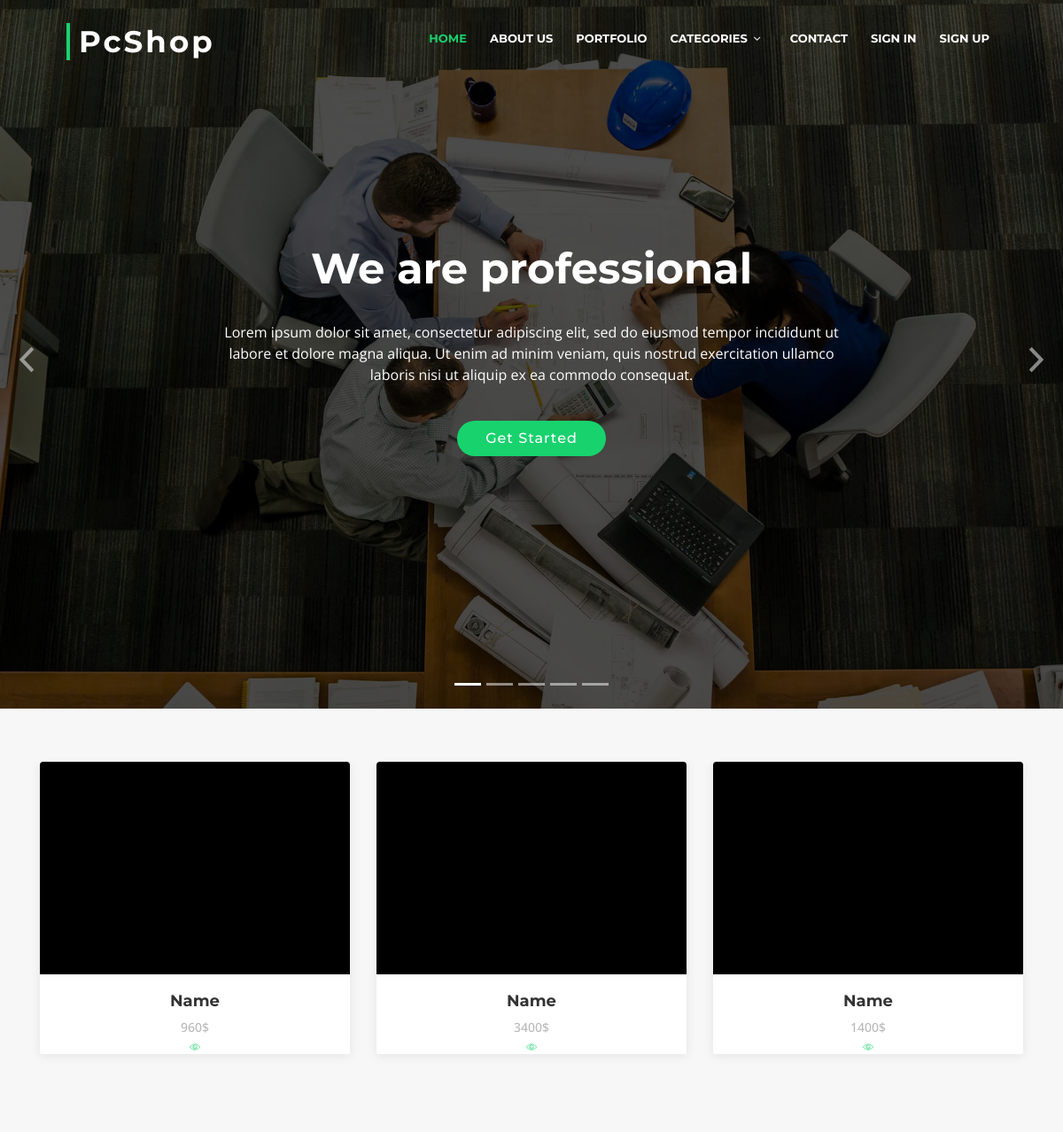
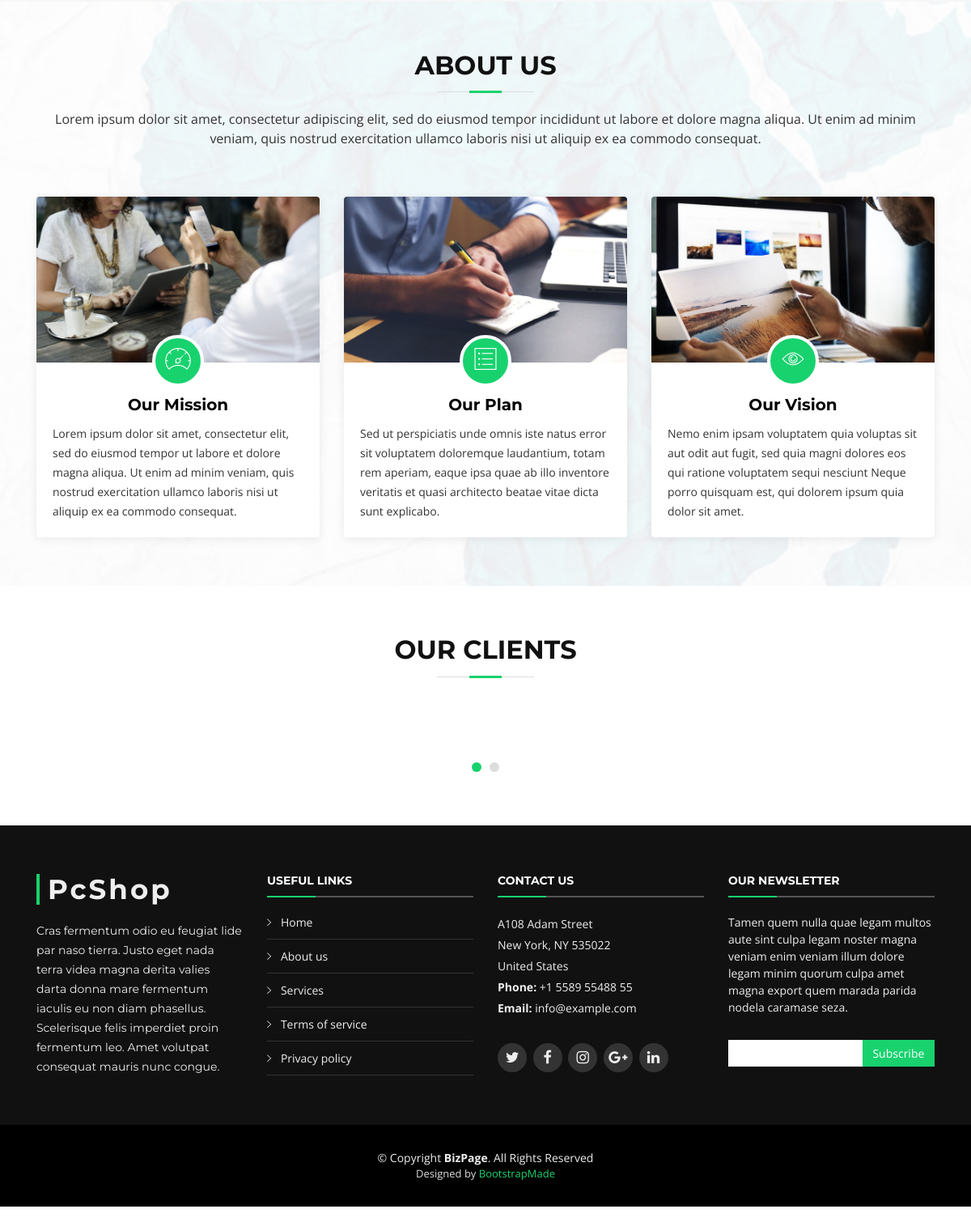
The app's page /category.php?category=1 with its own data (2 pictures, top to bottom).
### tables this page shows
CREATE TABLE `products` (
  `Id` int(11) NOT NULL,
  `Name` varchar(400) NOT NULL,
  `CategoryId` int(11) NOT NULL,
  `ImagePath` varchar(500) NOT NULL,
  `Price` decimal(10,0) NOT NULL,
  `Full Info` varchar(400) NOT NULL
);

### category.php (the view, shortened to what this page needs)
<?php include("includes/db.php"); ?>
<!DOCTYPE html>
<html lang="en">
<head>
  <link href="lib/bootstrap/css/bootstrap.min.css" rel="stylesheet">
  <link href="lib/font-awesome/css/font-awesome.min.css" rel="stylesheet">
  <link href="lib/animate/animate.min.css" rel="stylesheet">
  <link href="lib/ionicons/css/ionicons.min.css" rel="stylesheet">
  <link href="lib/owlcarousel/assets/owl.carousel.min.css" rel="stylesheet">
  <link href="lib/lightbox/css/lightbox.min.css" rel="stylesheet">
  <link href="css/style.css" rel="stylesheet">
</head>
<body>
  <header id="header">
    <div class="container-fluid">
      <div id="logo" class="pull-left">
        <h1><a href="#intro" class="scrollto">PcShop</a></h1>
      </div>
      <nav id="nav-menu-container">
        <ul class="nav-menu">
          <li class="menu-active"><a href="#intro">Home</a></li>
          <li><a href="#about">About Us</a></li>
          <li><a href="#portfolio">Portfolio</a></li>
          <li class="menu-has-children"><a href="">Categories</a>
          </li>
          <li><a href="#contact">Contact</a></li>
          <li><a href="#portfolio">Sign In</a></li>
          <li><a href="#portfolio">Sign Up</a></li>
        </ul>
      </nav>
    </div>
  </header>
  <section id="intro">
    <div class="intro-container">
      <div id="introCarousel" class="carousel  slide carousel-fade" data-ride="carousel">
        <ol class="carousel-indicators"></ol>
        <div class="carousel-inner" role="listbox">
          <div class="carousel-item active">
            <div class="carousel-container">
              <div class="carousel-content">
                <h2>We are professional</h2>
                <p>Lorem ipsum dolor sit amet, consectetur adipiscing elit, sed do eiusmod tempor incididunt ut labore et dolore magna aliqua. Ut enim ad minim veniam, quis nostrud exercitation ullamco laboris nisi ut aliquip ex ea commodo consequat.</p>
                <a href="#featured-services" class="btn-get-started scrollto">Get Started</a>
              </div>
            </div>
          </div>
        </div>
        <a class="carousel-control-prev" href="#introCarousel" role="button" data-slide="prev">
          <span class="carousel-control-prev-icon ion-chevron-left" aria-hidden="true"></span>
        </a>
        <a class="carousel-control-next" href="#introCarousel" role="button" data-slide="next">
          <span class="carousel-control-next-icon ion-chevron-right" aria-hidden="true"></span>
        </a>
      </div>
    </div>
  </section>
  <main id="main">
    <section id="portfolio"  class="section-bg" >
      <div class="container">
        <div class="row portfolio-container">
          <?php
          if (isset($_GET['category'])) {
          $id = $_GET['category'];
          $select = "SELECT * FROM `products` WHERE `CategoryId` = $id ";
          $select_query = mysqli_query($conn,$select);
      }
           ?>
           <?php
           while($row = mysqli_fetch_assoc($select_query))
           {
           ?>
          <div class="col-lg-4 col-md-6 portfolio-item filter-app wow fadeInUp">
            <div class="portfolio-wrap">
              <figure>
              </figure>
              <div class="portfolio-info">
                <h4><a href="<?php echo $row['Id']; ?>">Name</a></h4>
                <p><?php echo $row['Price']; ?>$</p>
                <div class="icon"><a href="detail.php?detail=<?php echo $row['Id'];?>"><i class="ion-ios-eye-outline"></i></a></div>
              </div>
            </div>
          </div>
          <?php
          }
          ?>
      </div>
    </section>
    <section id="about">
      <div class="container">
        <header class="section-header">
          <h3>About Us</h3>
          <p>Lorem ipsum dolor sit amet, consectetur adipiscing elit, sed do eiusmod tempor incididunt ut labore et dolore magna aliqua. Ut enim ad minim veniam, quis nostrud exercitation ullamco laboris nisi ut aliquip ex ea commodo consequat.</p>
        </header>
        <div class="row about-cols">
          <div class="col-md-4 wow fadeInUp">
            <div class="about-col">
              <div class="img">
                <img src="img/about-mission.jpg" alt="" class="img-fluid">
                <div class="icon"><i class="ion-ios-speedometer-outline"></i></div>
              </div>
              <h2 class="title"><a href="#">Our Mission</a></h2>
              <p>
                Lorem ipsum dolor sit amet, consectetur elit, sed do eiusmod tempor ut labore et dolore magna aliqua. Ut enim ad minim veniam, quis nostrud exercitation ullamco laboris nisi ut aliquip ex ea commodo consequat.
              </p>
            </div>
          </div>
          <div class="col-md-4 wow fadeInUp" data-wow-delay="0.1s">
            <div class="about-col">
              <div class="img">
                <img src="img/about-plan.jpg" alt="" class="img-fluid">
                <div class="icon"><i class="ion-ios-list-outline"></i></div>
              </div>
              <h2 class="title"><a href="#">Our Plan</a></h2>
              <p>
                Sed ut perspiciatis unde omnis iste natus error sit voluptatem  doloremque laudantium, totam rem aperiam, eaque ipsa quae ab illo inventore veritatis et quasi architecto beatae vitae dicta sunt explicabo.
              </p>
            </div>
          </div>
          <div class="col-md-4 wow fadeInUp" data-wow-delay="0.2s">
            <div class="about-col">
              <div class="img">
                <img src="img/about-vision.jpg" alt="" class="img-fluid">
                <div class="icon"><i class="ion-ios-eye-outline"></i></div>
              </div>
              <h2 class="title"><a href="#">Our Vision</a></h2>
              <p>
                Nemo enim ipsam voluptatem quia voluptas sit aut odit aut fugit, sed quia magni dolores eos qui ratione voluptatem sequi nesciunt Neque porro quisquam est, qui dolorem ipsum quia dolor sit amet.
              </p>
            </div>
          </div>
        </div>
      </div>
    </section>
    <section id="clients" class="wow fadeInUp">
      <div class="container">
        <header class="section-header">
          <h3>Our Clients</h3>
        </header>
        <div class="owl-carousel clients-carousel">
          <img src="img/clients/client-1.png" alt="">
          <img src="img/clients/client-2.png" alt="">
          <img src="img/clients/client-3.png" alt="">
          <img src="img/clients/client-4.png" alt="">
          <img src="img/clients/client-5.png" alt="">
          <img src="img/clients/client-6.png" alt="">
        </div>
      </div>
    </section>
  </main>
  <footer id="footer">
    <div class="footer-top">
      <div class="container">
        <div class="row">
          <div class="col-lg-3 col-md-6 footer-info">
            <h3>PcShop</h3>
            <p>Cras fermentum odio eu feugiat lide par naso tierra. Justo eget nada terra videa magna derita valies darta donna mare fermentum iaculis eu non diam phasellus. Scelerisque felis imperdiet proin fermentum leo. Amet volutpat consequat mauris nunc congue.</p>
          </div>
          <div class="col-lg-3 col-md-6 footer-links">
            <h4>Useful Links</h4>
            <ul>
              <li><i class="ion-ios-arrow-right"></i> <a href="#">Home</a></li>
              <li><i class="ion-ios-arrow-right"></i> <a href="#">About us</a></li>
              <li><i class="ion-ios-arrow-right"></i> <a href="#">Services</a></li>
              <li><i class="ion-ios-arrow-right"></i> <a href="#">Terms of service</a></li>
              <li><i class="ion-ios-arrow-right"></i> <a href="#">Privacy policy</a></li>
            </ul>
          </div>
          <div class="col-lg-3 col-md-6 footer-contact">
            <h4>Contact Us</h4>
            <p>
              A108 Adam Street <br>
              New York, NY 535022<br>
              United States <br>
              <strong>Phone:</strong> +1 5589 55488 55<br>
              <strong>Email:</strong> info@example.com<br>
            </p>
            <div class="social-links">
              <a href="#" class="twitter"><i class="fa fa-twitter"></i></a>
              <a href="#" class="facebook"><i class="fa fa-facebook"></i></a>
              <a href="#" class="instagram"><i class="fa fa-instagram"></i></a>
              <a href="#" class="google-plus"><i class="fa fa-google-plus"></i></a>
              <a href="#" class="linkedin"><i class="fa fa-linkedin"></i></a>
            </div>
          </div>
          <div class="col-lg-3 col-md-6 footer-newsletter">
            <h4>Our Newsletter</h4>
            <p>Tamen quem nulla quae legam multos aute sint culpa legam noster magna veniam enim veniam illum dolore legam minim quorum culpa amet magna export quem marada parida nodela caramase seza.</p>
            <form action="" method="post">
              <input type="email" name="email"><input type="submit"  value="Subscribe">
            </form>
          </div>
        </div>
      </div>
    </div>
    <div class="container">
      <div class="copyright">
        &copy; Copyright <strong>BizPage</strong>. All Rights Reserved
      </div>
      <div class="credits">
        Designed by <a href="https://bootstrapmade.com/">BootstrapMade</a>
      </div>
    </div>
  </footer>
</body>
</html>

### records on screen
products: Price "960"
products: Price "3400"
products: Price "1400"
